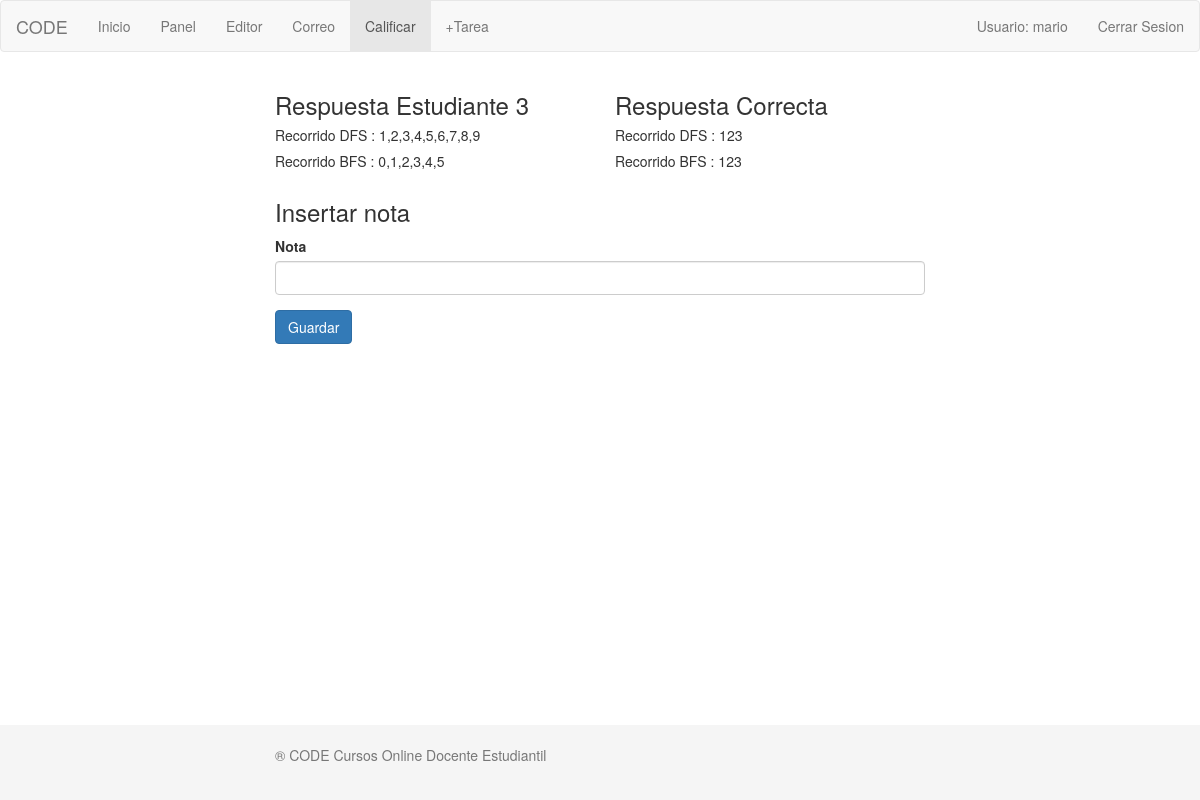
Page /insertar_nota.php?id=3&id_tarea=9&id_cal=3 (signed in) on the committed database.
### tables this page shows
CREATE TABLE IF NOT EXISTS `solucion` (
  `id` int(11) NOT NULL,
  `id_tarea` int(11) NOT NULL,
  `id_usuario` int(11) NOT NULL,
  `rec_dfs` varchar(255) DEFAULT NULL,
  `rec_bfs` varchar(255) DEFAULT NULL
);

CREATE TABLE IF NOT EXISTS `ejercicio` (
  `id` int(11) NOT NULL,
  `descripcion` varchar(255) DEFAULT NULL,
  `arbol` varchar(255) DEFAULT NULL,
  `rec_dfs` varchar(255) DEFAULT NULL,
  `rec_bfs` varchar(255) DEFAULT NULL
);

### modelo/Calificacion.php (called while the page is built, shortened)
<?php
require 'BDConeccion.php';
class Calificacion
{
 	public function obtenerTarea($idTarea) {
 		$this->coneccion = new BDConeccion();
 		$this->coneccion->conectar();
 		$resultado = $this->coneccion->consulta("select * from ejercicio where id = ".$idTarea);
 		return $resultado;
 	}
 	public function obtenerSolucion($id_solucion) {
 		$this->coneccion = new BDConeccion();
 		$this->coneccion->conectar();
 		$resultado = $this->coneccion->consulta("select * from solucion where id = ".$id_solucion);
 		return $resultado;
 	}
}

### modelo/BDConeccion.php (called while the page is built, shortened)
<?php
class BDConeccion {
   private $conexion;
   public function conectar()
   {
      if(!isset($this->conexion))
      {
        $this->conexion = (mysql_connect("localhost","root","root")) or die(mysql_error());
      }
   }
     public function consulta($sql)
     {
        $resultado = mysql_query($sql,$this->conexion);
        return $resultado;
    }
}

### insertar_nota.php (the view, shortened to what this page needs)
<?php
if(isset($_SESSION['user'])){
$usuario = $_SESSION['user'];
}
else{
echo '<script>alert("Necesita iniciar sesion para acceder a esta pagina.");</script>';
echo '<script>window.location="index.php";</script>';
}
if(isset($_GET["id"]) && isset($_GET["id"])) {
        $id_solucion = $_GET["id"];
        $id_tarea = $_GET["id_tarea"];
        $id_cal = $_GET["id_cal"];
 }
require 'modelo/Calificacion.php';
$calificacion = new Calificacion();
$tarea = mysql_fetch_array($calificacion->obtenerTarea($id_tarea));
$solucion = mysql_fetch_array($calificacion->obtenerSolucion($id_solucion));
?>
<!DOCTYPE html>
<html lang="">
	<head>
		<link rel="stylesheet" href="css/bootstrap.min.css">
		<link rel="stylesheet" type="text/css" href="css/styles.css?update=12102006">
	</head>
	<body>
		<nav role="navigation" class="navbar navbar-default">
			<div class="navbar-header">
				<a href="#" class="navbar-brand">CODE</a>
			</div>
			<div id="navbarCollapse" class="collapse navbar-collapse">
				<ul class="nav navbar-nav">
					<li><a href="index.php">Inicio</a></li>
					<li ><a href="docente.php">Panel</a></li>
					<li ><a href="editor.php">Editor</a></li>
					<li ><a href="correo.php">Correo</a></li>
					<li class="active"><a href="calificar.php">Calificar</a></li>
					<li ><a href="plusTarea.php">+Tarea</a></li>
				</ul>
				<ul class="nav navbar-nav navbar-right">
					<li><a  data-toggle="collapse" data-target="#collap_user" href="#">Usuario:
					<?php echo ''.$usuario.''?></a></li>
					<li><a href="cerrarSesion.php">Cerrar Sesion</a></li>
				</ul>
			</div>
		</nav>
		<div class="container">
			<div class="row">
				<div class="col-md-6">
					<h3>Respuesta Estudiante <?php echo $id_cal;?></h3>
					<h5>Recorrido DFS : <?php echo $solucion['rec_dfs'];?></h5>
					<h5>Recorrido BFS : <?php echo $solucion['rec_bfs'];?></h5>
				</div>
				<div class="col-md-6">
					<h3>Respuesta Correcta</h3>
					<h5>Recorrido DFS : <?php echo $tarea['rec_dfs'];?></h5>
					<h5>Recorrido BFS : <?php echo $tarea['rec_bfs'];?></h5>
				</div>
				<div class="col-md-12">
					<h3>Insertar nota</h3>
					<form action="procesar_nota.php" method="POST" role="form">
						<div class="form-group">
							<label for="">Nota</label>
							<input type="number" max="10" min="0" class="form-control" name="nota">
						</div>
						<button type="submit" class="btn btn-primary">Guardar</button>
					</form>
				</div>
			</div>
		</div>
		<footer class="footer">
			<div class="container">
				<p class="text-muted">® CODE Cursos Online Docente Estudiantil</p>
			</div>
		</footer>
	</body>
</html>

### css/styles.css (style rules this page uses)
html { position: relative; min-height: 100%; }
body { margin-bottom: 60px; }
.footer { position: absolute; bottom: 0; width: 100%; height: 75px; background-color: #f5f5f5; }
.container { width: auto; max-width: 680px; padding: 0 15px; }
.container .text-muted { margin: 20px 0; }

### rows in the picture
solucion: rec_dfs "1,2,3,4,5,6,7,8,9", rec_bfs "0,1,2,3,4,5"
ejercicio: rec_dfs "123", rec_bfs "123"

### other values in the picture
$usuario "mario"
$id_cal "3"
